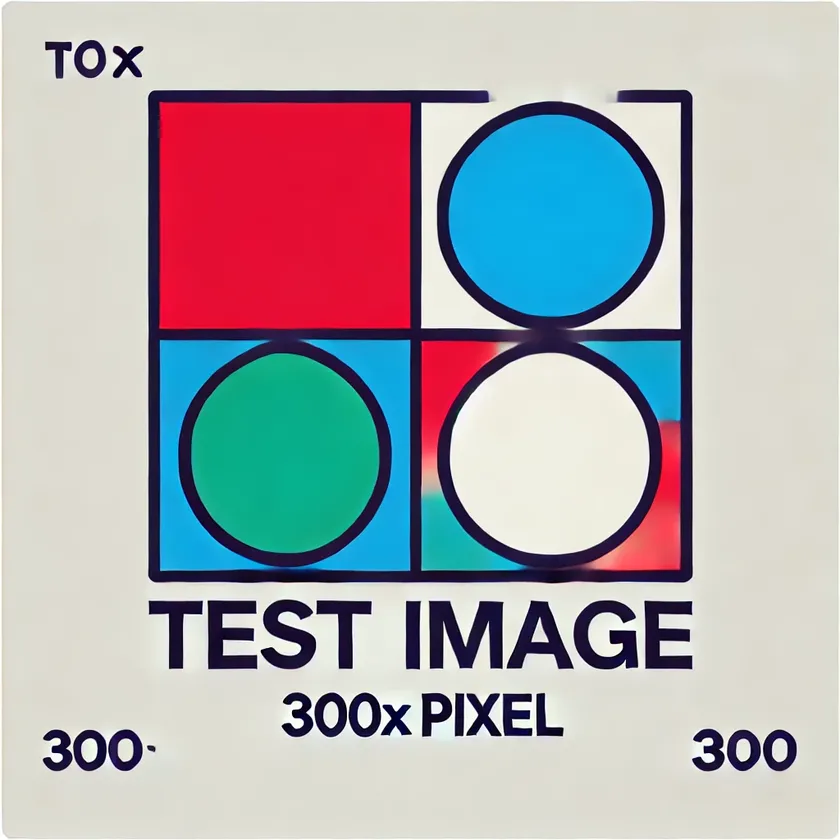
#> input picture pysnippets/Image_Processing/test_image.webp, 840 x 840 px, shrunk from 1024 x 1024 before the run
$ python -i image_segmentation.py   (imports and definitions only)
#> lines starting #> are read from the running program, lines starting #| are printed output that depends on the picture; after the words box and inside, x2 and y2 are one past the last pixel; in counts of white or black regions, pixels touching at a corner belong together
#> further down, picture is the input picture: shape (840, 840, 3); mean B, G, R 175.5, 171.2, 173.3
import cv2
import numpy as np

def segment_image(image):
    # Convert image to grayscale
    gray = cv2.cvtColor(image, cv2.COLOR_BGR2GRAY)

    # Apply Gaussian blur to reduce noise
    blurred = cv2.GaussianBlur(gray, (5, 5), 0)

    # Apply Otsu's thresholding
    ret, thresh = cv2.threshold(blurred, 0, 255, cv2.THRESH_BINARY_INV + cv2.THRESH_OTSU)
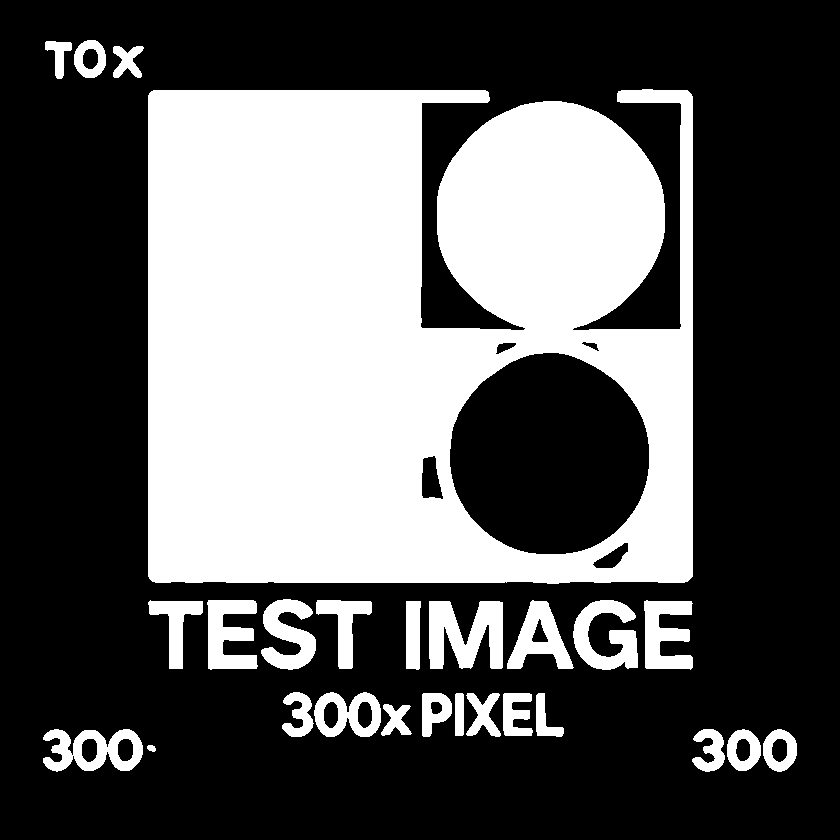
#> thresh: shape (840, 840); 35.3% white; 26 white regions, largest, box (x1, y1, x2, y2) and area: (148, 89, 693, 584) 216660, (429, 601, 503, 669) 3516, (573, 600, 638, 670) 2556
#> ret = 152

    # Perform morphological operations to remove noise
    kernel = np.ones((3,3), np.uint8)
    opening = cv2.morphologyEx(thresh, cv2.MORPH_OPEN, kernel, iterations=2)
#> opening: shape (840, 840); 35.3% white; 26 white regions, largest, box (x1, y1, x2, y2) and area: (148, 89, 693, 584) 216655, (429, 601, 503, 669) 3513, (573, 600, 638, 670) 2548

    # Sure background area
    sure_bg = cv2.dilate(opening, kernel, iterations=3)
#> sure_bg: shape (840, 840); 40.2% white; 11 white regions, largest, box (x1, y1, x2, y2) and area: (145, 86, 696, 587) 230787, (426, 597, 641, 673) 12324, (146, 596, 375, 673) 11670

    # Finding sure foreground area
    dist_transform = cv2.distanceTransform(opening, cv2.DIST_L2, 5)
    ret, sure_fg = cv2.threshold(dist_transform, 0.7*dist_transform.max(), 255, 0)
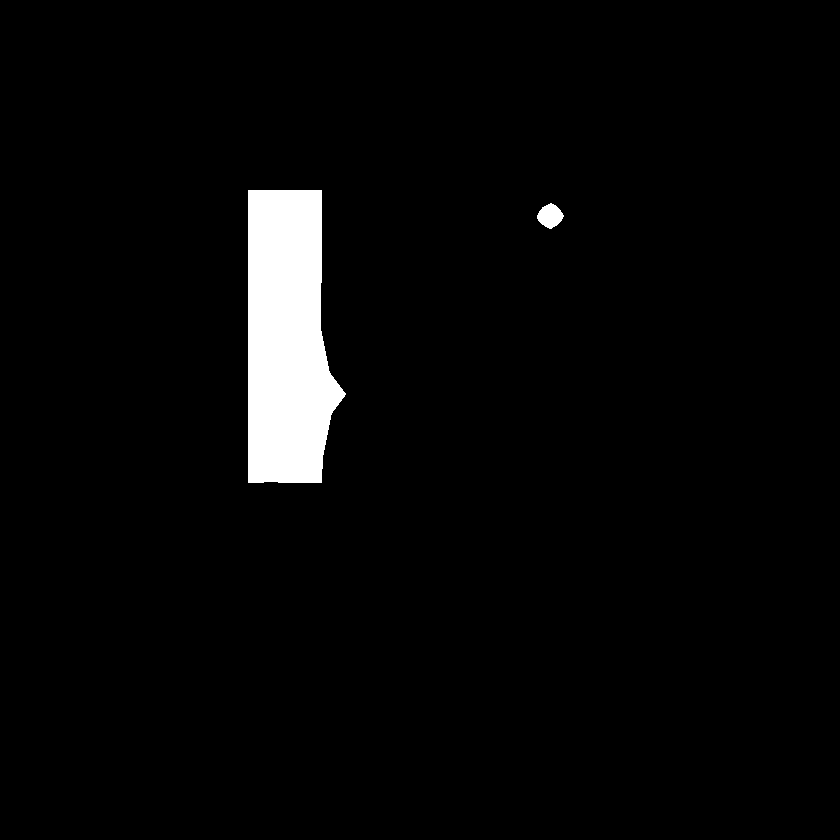
#> sure_fg: shape (840, 840) float32; 3.3% white; 2 white regions, box (x1, y1, x2, y2) and area: (248, 190, 346, 483) 22699, (537, 203, 564, 229) 461
#> ret = 100.8

    # Finding unknown region
    sure_fg = np.uint8(sure_fg)
    unknown = cv2.subtract(sure_bg, sure_fg)
#> unknown: shape (840, 840); 36.9% white; 11 white regions, largest, box (x1, y1, x2, y2) and area: (145, 86, 696, 587) 207627, (426, 597, 641, 673) 12324, (146, 596, 375, 673) 11670

    # Marker labelling
    ret, markers = cv2.connectedComponents(sure_fg)
#> markers: shape (840, 840) int32; 3 distinct labels, from 0 to 2
#> ret = 3
    markers = markers + 1
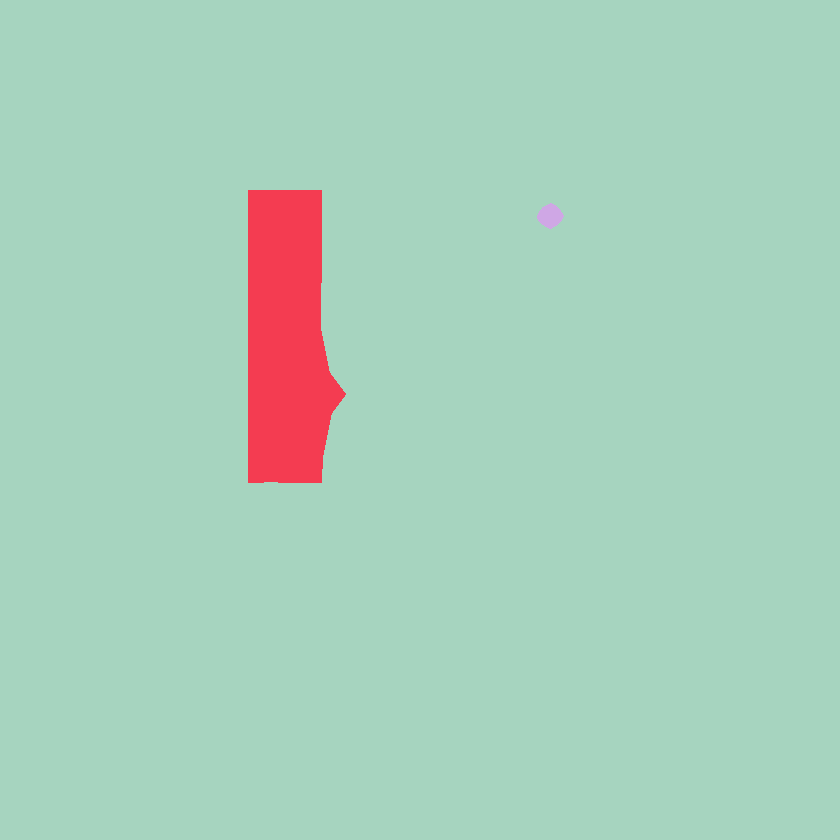
#> markers: shape (840, 840) int32; 3 distinct labels, from 1 to 3; one colour per label, 0 black
    markers[unknown==255] = 0
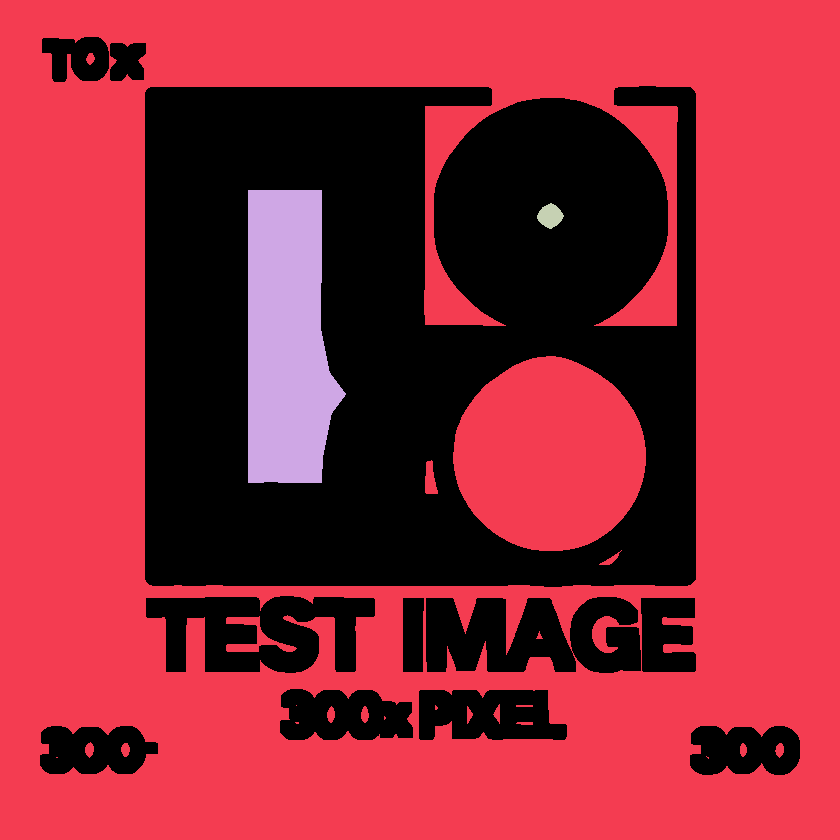
#> markers: shape (840, 840) int32; 4 distinct labels, from 0 to 3; one colour per label, 0 black

    # Apply watershed algorithm
    markers = cv2.watershed(image, markers)
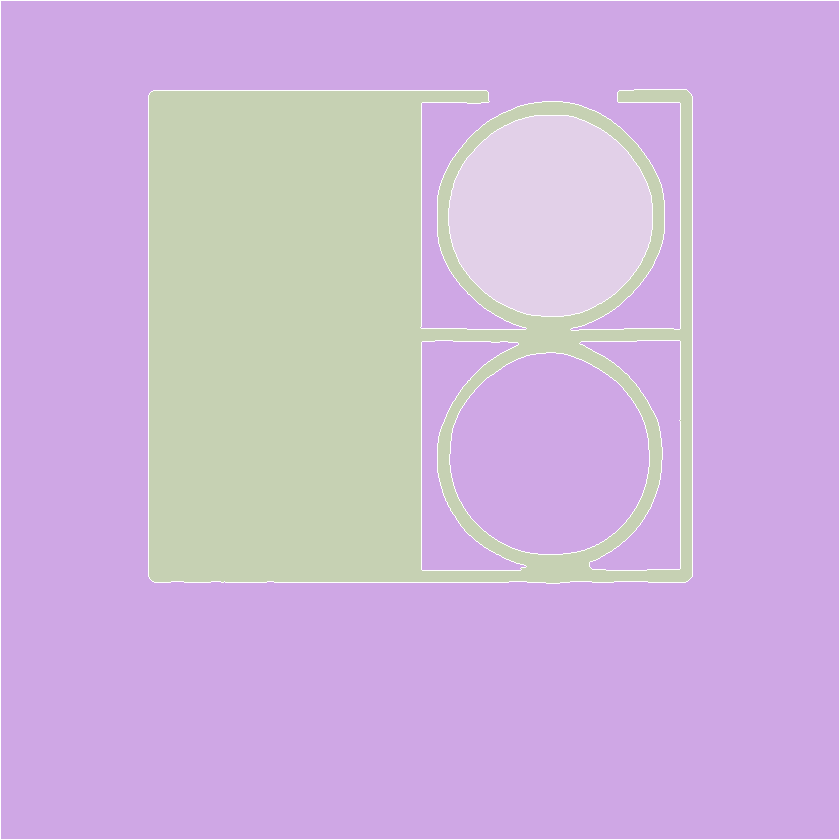
#> markers: shape (840, 840) int32; 4 distinct labels, from -1 to 3; one colour per label, 0 black, -1 white

    # Create output image
    output = image.copy()
    output[markers == -1] = [0, 0, 255]  # Mark watershed boundaries in red

    # Find and draw contours
    contours, hierarchy = cv2.findContours(markers.astype(np.uint8), cv2.RETR_TREE, cv2.CHAIN_APPROX_SIMPLE)
#> contours = [[[0, 0], [0, 839], [839, 839], [839, 0]]]
    cv2.drawContours(output, contours, -1, (0, 255, 0), 2)
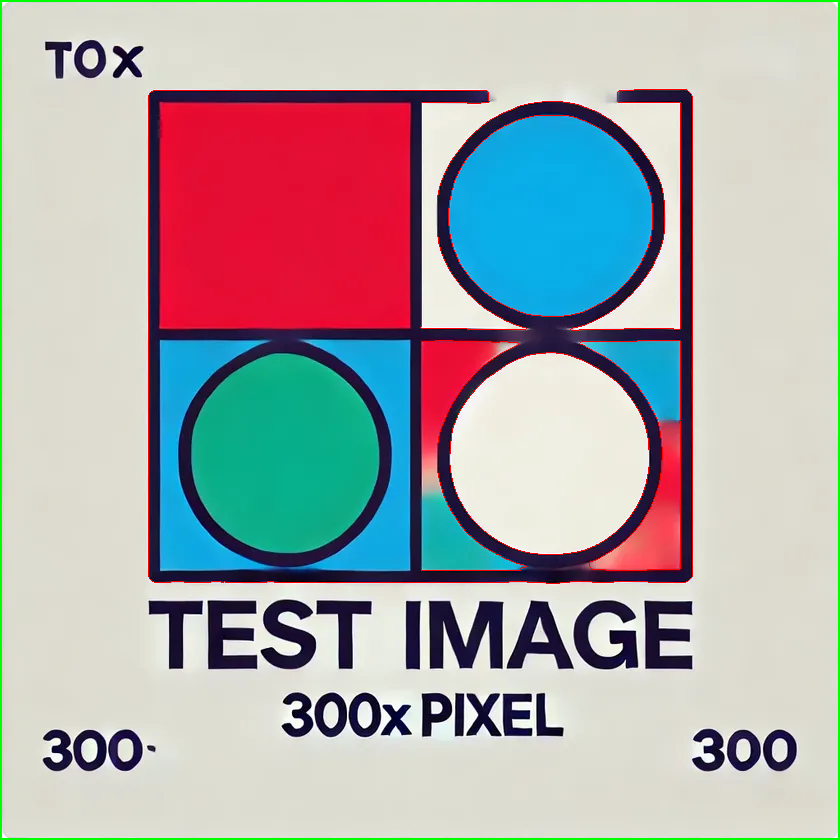
#> output: shape (840, 840, 3); mean B, G, R 172.1, 170.5, 172.2

    return output

>>> import cv2
>>> picture = cv2.imread('../Image_Processing/test_image.webp')
>>> result = segment_image(picture)
